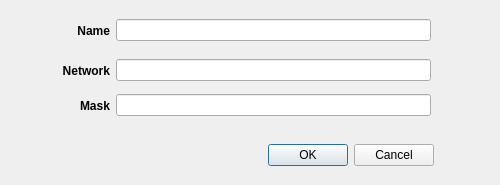
<?xml version="1.0" encoding="UTF-8"?>
<ui version="4.0">
 <class>Dialog</class>
 <widget class="QDialog" name="Dialog">
  <property name="geometry">
   <rect>
    <x>0</x>
    <y>0</y>
    <width>500</width>
    <height>185</height>
   </rect>
  </property>
  <property name="minimumSize">
   <size>
    <width>500</width>
    <height>185</height>
   </size>
  </property>
  <property name="maximumSize">
   <size>
    <width>445</width>
    <height>185</height>
   </size>
  </property>
  <property name="windowTitle">
   <string>Add Subnet</string>
  </property>
  <property name="modal">
   <bool>false</bool>
  </property>
  <widget class="QDialogButtonBox" name="buttonBox">
   <property name="geometry">
    <rect>
     <x>260</x>
     <y>130</y>
     <width>181</width>
     <height>51</height>
    </rect>
   </property>
   <property name="sizePolicy">
    <sizepolicy hsizetype="Expanding" vsizetype="Expanding">
     <horstretch>0</horstretch>
     <verstretch>0</verstretch>
    </sizepolicy>
   </property>
   <property name="font">
    <font>
     <pointsize>9</pointsize>
    </font>
   </property>
   <property name="orientation">
    <enum>Qt::Horizontal</enum>
   </property>
   <property name="standardButtons">
    <set>QDialogButtonBox::Cancel|QDialogButtonBox::Ok</set>
   </property>
   <property name="centerButtons">
    <bool>true</bool>
   </property>
  </widget>
  <widget class="QWidget" name="horizontalLayoutWidget">
   <property name="geometry">
    <rect>
     <x>10</x>
     <y>10</y>
     <width>421</width>
     <height>41</height>
    </rect>
   </property>
   <layout class="QHBoxLayout" name="horizontalLayout">
    <item>
     <widget class="QLabel" name="label">
      <property name="minimumSize">
       <size>
        <width>100</width>
        <height>0</height>
       </size>
      </property>
      <property name="font">
       <font>
        <weight>75</weight>
        <bold>true</bold>
       </font>
      </property>
      <property name="layoutDirection">
       <enum>Qt::LeftToRight</enum>
      </property>
      <property name="text">
       <string>Name</string>
      </property>
      <property name="alignment">
       <set>Qt::AlignRight|Qt::AlignTrailing|Qt::AlignVCenter</set>
      </property>
     </widget>
    </item>
    <item>
     <widget class="QLineEdit" name="lineEdit"/>
    </item>
   </layout>
  </widget>
  <widget class="QWidget" name="horizontalLayoutWidget_2">
   <property name="geometry">
    <rect>
     <x>10</x>
     <y>50</y>
     <width>421</width>
     <height>41</height>
    </rect>
   </property>
   <layout class="QHBoxLayout" name="horizontalLayout_2">
    <item>
     <widget class="QLabel" name="label_2">
      <property name="minimumSize">
       <size>
        <width>100</width>
        <height>0</height>
       </size>
      </property>
      <property name="font">
       <font>
        <weight>75</weight>
        <bold>true</bold>
       </font>
      </property>
      <property name="text">
       <string>Network</string>
      </property>
      <property name="textFormat">
       <enum>Qt::PlainText</enum>
      </property>
      <property name="alignment">
       <set>Qt::AlignRight|Qt::AlignTrailing|Qt::AlignVCenter</set>
      </property>
     </widget>
    </item>
    <item>
     <widget class="QLineEdit" name="lineEdit_2"/>
    </item>
   </layout>
  </widget>
  <widget class="QWidget" name="horizontalLayoutWidget_3">
   <property name="geometry">
    <rect>
     <x>10</x>
     <y>90</y>
     <width>421</width>
     <height>31</height>
    </rect>
   </property>
   <layout class="QHBoxLayout" name="horizontalLayout_3">
    <item>
     <widget class="QLabel" name="label_3">
      <property name="minimumSize">
       <size>
        <width>100</width>
        <height>0</height>
       </size>
      </property>
      <property name="font">
       <font>
        <weight>75</weight>
        <bold>true</bold>
       </font>
      </property>
      <property name="text">
       <string>Mask</string>
      </property>
      <property name="alignment">
       <set>Qt::AlignRight|Qt::AlignTrailing|Qt::AlignVCenter</set>
      </property>
     </widget>
    </item>
    <item>
     <widget class="QLineEdit" name="lineEdit_3"/>
    </item>
   </layout>
  </widget>
 </widget>
 <resources/>
 <connections>
  <connection>
   <sender>buttonBox</sender>
   <signal>accepted()</signal>
   <receiver>Dialog</receiver>
   <slot>accept()</slot>
   <hints>
    <hint type="sourcelabel">
     <x>248</x>
     <y>254</y>
    </hint>
    <hint type="destinationlabel">
     <x>157</x>
     <y>274</y>
    </hint>
   </hints>
  </connection>
  <connection>
   <sender>buttonBox</sender>
   <signal>rejected()</signal>
   <receiver>Dialog</receiver>
   <slot>reject()</slot>
   <hints>
    <hint type="sourcelabel">
     <x>316</x>
     <y>260</y>
    </hint>
    <hint type="destinationlabel">
     <x>286</x>
     <y>274</y>
    </hint>
   </hints>
  </connection>
 </connections>
</ui>
